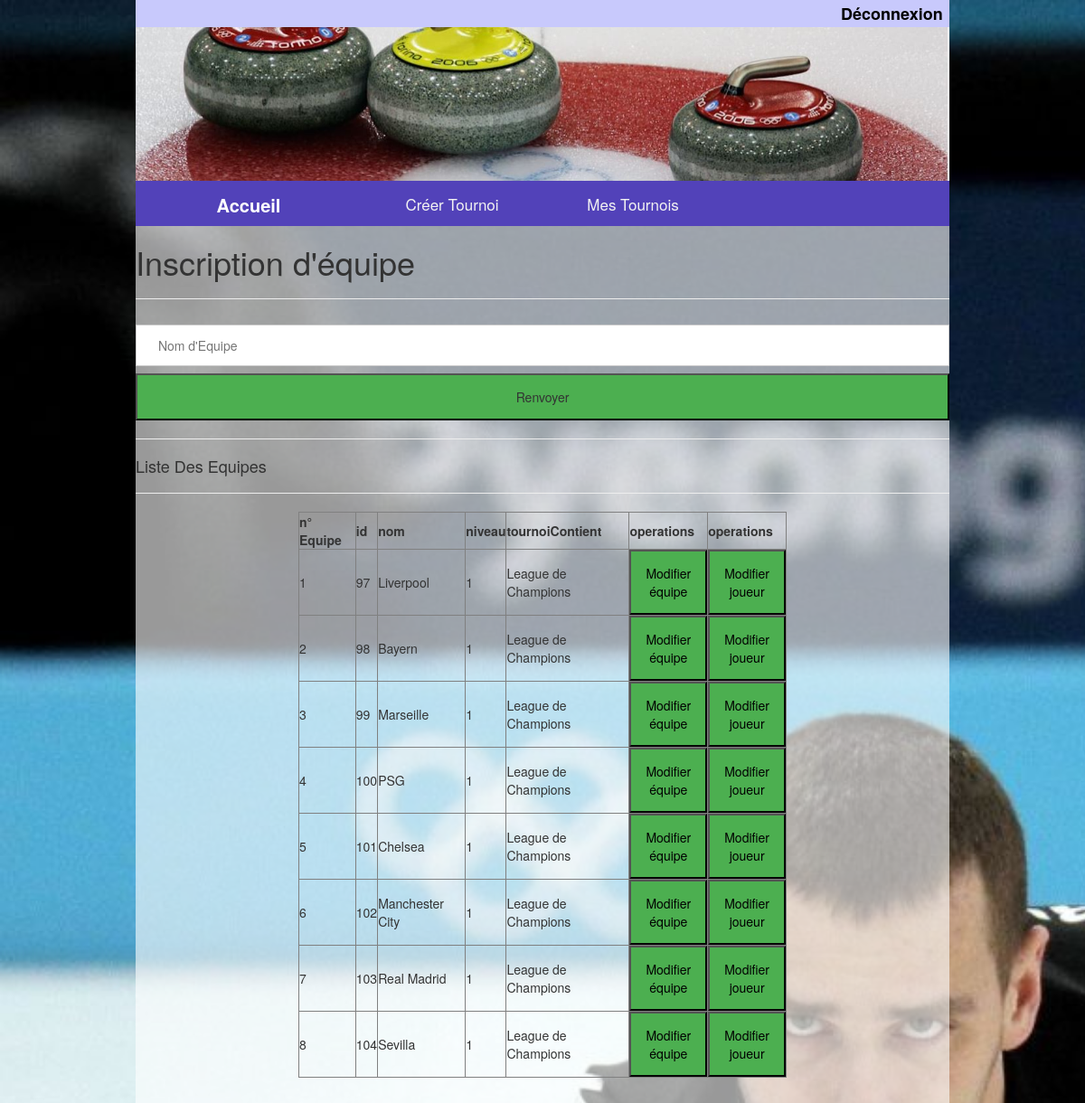
Screenshot of /CreerEquipe.php?idTournoi=50 with the database file from the repository.
### tables this page shows
CREATE TABLE `equipe` (
  `idEquipe` int(11) NOT NULL,
  `nom` varchar(75) NOT NULL,
  `niveau` int(75) NOT NULL,
  `tournoiContient` int(75) NOT NULL
);

CREATE TABLE `tournoi` (
  `idTournoi` int(11) NOT NULL,
  `nom` varchar(50) NOT NULL,
  `dateDebut` date NOT NULL,
  `lieu` varchar(150) DEFAULT NULL,
  `nombreEquipes` int(11) DEFAULT NULL,
  `niveau` int(11) NOT NULL,
  `QuiGere` int(11) NOT NULL
);

### CreerEquipe.php (the view, shortened to what this page needs)
<!doctype html>
<link href="site.css" rel="stylesheet" media="all" type="text/css">
<html lang="fr">
<head>
<link rel="stylesheet" href="Index.css" />
  <link rel="stylesheet" href="https://maxcdn.bootstrapcdn.com/bootstrap/3.4.1/css/bootstrap.min.css">
</head>
<body>
    <?php
   	include 'Connect.php';
	?>
	<div class="co">
		<a class="active" href="Logout.php">Déconnexion</a>
	</div>
  	<div class="top">
		<div class='slide3'></div>
  	</div>
	<div class="topnav">
		<a class="active" href="IndexGestionnaire.html">Accueil</a>
        <a href="CreerTournoi.php">Créer Tournoi</a>
        <a href="MesTournois.php">Mes Tournois</a>
	</div>
	<div class="back">
		<h1>Inscription d'équipe</h1>
		<hr>
		<form action="AjoutEquipe.php" method="POST">
			<input type="text" required="" name="nom" placeholder=" Nom d'Equipe">
			<button type="submit" name="insertion">Renvoyer</button>
		</form>
		<hr>
	<h4>Liste Des Equipes</h4>
	<hr>
	<div align=center >
	<table style="width: 60%" border="1">
	<tr>
		<th>n° Equipe</th>
		<th>id</th>
		<th>nom</th>
		<th>niveau</th>
		<th>tournoiContient</th>
		<th width="50">operations</th>
		<th width="50">operations</th>
	</tr>
	<?php
 	$idTournoi=$_SESSION["idTournoi"];
	$sql=$mysqli->query("SELECT * FROM equipe WHERE tournoiContient=$idTournoi");
	while($equipe=mysqli_fetch_array($sql))
	{
	$cpt++;
	?>
	<tr>
		<td><?php echo $cpt; ?></td>
		<td><?php echo $equipe['idEquipe'] ?></td>
		<td><?php echo $equipe['nom'] ?></td>
		<td><?php echo $equipe['niveau'] ?></td>
		<td><?php
		$tournoi="SELECT * FROM tournoi WHERE idTournoi=$idTournoi";
		$prendre=$mysqli->query($tournoi);
        $nom=mysqli_fetch_array($prendre);
		echo $nom['nom'] ?></td>
		<td><a href="ModificationEquipe.php?idEquipe=<?php echo $equipe['idEquipe'] ?>"><button>Modifier équipe</button></td>
		<td><a href="AjoutJoueur.php?idEquipe=<?php echo $equipe['idEquipe'] ?>"><button>Modifier joueur</button></td>
		<?php } ?>
		</table>
	</div>
</div>
</body>
</html>

### site.css (style rules this page uses)
body { margin: 0; font-family: Arial, Helvetica, sans-serif; }
.topnav { overflow: hidden; background-color: #5242b9 !important; height : 50px; width: 75%; margin-left: 12.5%; z-index: 500; position : fixed; }
.top { background-size: cover; background-position: 0% 65%; height : 200px; width: 75%; margin-left: 12.5%; }
.co { width : 75%; height: 30px; background-color : #c8c9fc; margin-left: 12.5%; position : fixed; z-index: 1000; }
.co a { height: 30px; width : 100px; font-size: 18px; line-height: 30px; margin-right: 20px; background-color: rgba(255, 255,255, 0); padding: 0; border: none; background: none; font-weight:bold; float:right; }
body { background-image: url(Des_Images/image.jpg); }
.back { background-color: rgba(255, 255,255, 0.60); width: 75%; height: 2000px; padding-top: 50px; margin:auto; }
.topnav a { float: left; text-align: center; padding: 14px 16px; text-decoration: none; font-size: 17px; height : 50px; width: 200px; vertical-align: middle; }
.topnav a.active { background-color : rgba(255, 255,255, 0) !important; color : white !important; height : 50px; text-align: center; width : 250px; font-size: 20px; line-height: 25px; font-weight:bold; }
.slide1,.slide2,.slide3,.slide4,.slide5 { z-index : 101; position: fixed; background-size: cover; background-position: 0% 65%; height : 200px; width: 75%; margin:auto; }
.slide3 { background: url(Des_Images/1.jpg)no-repeat center; background-size: cover; animation:fade3 20s infinite; }
a:link { color:black; }

### Index.css (style rules this page uses)
body { background-color: black; background-size: cover; background-repeat: no-repeat; }
.topnav { overflow: hidden; background-color: #333; }
.topnav a { float: left; color: #f2f2f2; text-align: center; padding: 14px 16px; text-decoration: none; font-size: 17px; }
.topnav a.active { background-color: #4CAF50; color: white; }
input[type=text], input[type=password],input[type=number] { width: 100%; padding: 12px 20px; margin: 8px 0; display: inline-block; border: 1px solid #ccc; box-sizing: border-box; }
button { background-color: #4CAF50; color: white; padding: 14px 16px; margin: 8px 0; font-size: 17px; cursor: pointer; width: 100%; text-align: center; }

### rows the page displays
equipe: idEquipe "97", nom "Liverpool", niveau "1", tournoiContient.nom "League de Champions"
equipe: idEquipe "98", nom "Bayern", niveau "1", tournoiContient.nom "League de Champions"
equipe: idEquipe "99", nom "Marseille", niveau "1", tournoiContient.nom "League de Champions"
equipe: idEquipe "100", nom "PSG", niveau "1", tournoiContient.nom "League de Champions"
equipe: idEquipe "101", nom "Chelsea", niveau "1", tournoiContient.nom "League de Champions"
equipe: idEquipe "102", nom "Manchester City", niveau "1", tournoiContient.nom "League de Champions"
equipe: idEquipe "103", nom "Real Madrid", niveau "1", tournoiContient.nom "League de Champions"
equipe: idEquipe "104", nom "Sevilla", niveau "1", tournoiContient.nom "League de Champions"
